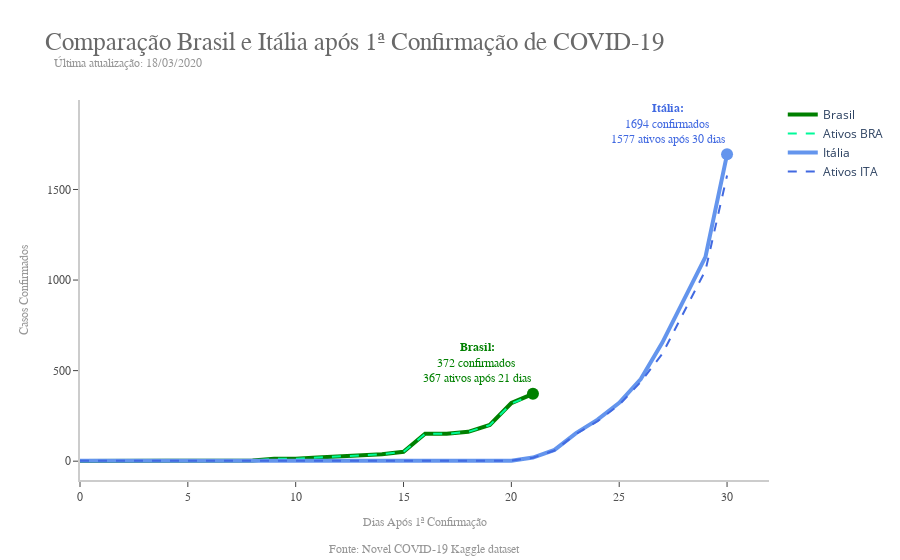

Notebook code for this chart:
### Code cell
# Filtrando dados
brazil_data = corona_min_dt.query('country_region == "Brazil"')
italy_data = corona_min_dt.query('country_region == "Italy"')
usa_data = corona_min_dt.query('country_region == "US"')

# Parâmetros para visualização
min_days = min([df['days_pos_1st_obs'].max() for df in [brazil_data, italy_data, usa_data]])
offset = 10
filter_days = min_days + offset

# Visualizando crescimento de casos confirmados após primeira obs
fig = go.Figure()

# Criando traces - Brasil
trace_brazil = go.Scatter(
    x=brazil_data['days_pos_1st_obs'],
    y=brazil_data['confirmed'],
    name='Brasil',
    line=dict(
        color='green',
        width=4
    ),
    hovertemplate =
    '<b>Casos</b>: %{y}'+
    '<br><b>Dias</b>: %{x}<br>'
)
trace_brazil2 = go.Scatter(
    x=brazil_data['days_pos_1st_obs'],
    y=brazil_data['actives'],
    name='Ativos BRA',
    line=dict(
        color='mediumspringgreen',
        width=2,
        dash='dash'
    ),
    hovertemplate =
    '<b>Casos</b>: %{y}'+
    '<br><b>Dias</b>: %{x}<br>'
)
trace_brazil3 = go.Scatter(
    x=brazil_data['days_pos_1st_obs'][-1:],
    y=brazil_data['confirmed'][-1:],
    mode='markers',
    name='Brasil',
    marker=dict(
        color='green',
        size=12
    ),
    showlegend=False,
    hovertemplate =
    '<b>Casos</b>: %{y}'+
    '<br><b>Data</b>: %{x}<br>'
)

# Criando traces - Itália
trace_italy = go.Scatter(
    x=italy_data['days_pos_1st_obs'][:filter_days],
    y=italy_data['confirmed'][:filter_days],
    name='Itália',
    line=dict(
        color='cornflowerblue',
        width=4
    ),
    hovertemplate =
    '<b>Casos</b>: %{y}'+
    '<br><b>Dias</b>: %{x}<br>'
)
trace_italy2 = go.Scatter(
    x=italy_data['days_pos_1st_obs'][:filter_days],
    y=italy_data['actives'][:filter_days],
    name='Ativos ITA',
    line=dict(
        color='royalblue',
        width=2,
        dash='dash'
    ),
    hovertemplate =
    '<b>Casos</b>: %{y}'+
    '<br><b>Dias</b>: %{x}<br>'
)
trace_italy3 = go.Scatter(
    x=italy_data['days_pos_1st_obs'][:filter_days][-1:],
    y=italy_data['confirmed'][:filter_days][-1:],
    mode='markers',
    name='Itália',
    marker=dict(
        color='cornflowerblue',
        size=12
    ),
    showlegend=False,
    hovertemplate =
    '<b>Casos</b>: %{y}'+
    '<br><b>Data</b>: %{x}<br>'
)

# Adicionando linhas
fig.add_trace(trace_brazil)
fig.add_trace(trace_brazil2)
fig.add_trace(trace_brazil3)
fig.add_trace(trace_italy)
fig.add_trace(trace_italy2)
fig.add_trace(trace_italy3)

# Formatando layout da plotagem
fig.update_layout(
    
    # Eixo x
    xaxis=dict(
        showline=True,
        showgrid=False,
        showticklabels=True,
        linecolor='rgb(204, 204, 204)',
        linewidth=2,
        ticks='outside',
        tickfont=dict(
            family='Raleway, sans-serif',
            size=12,
            color='rgb(82, 82, 82)',
        ),
    ),
    
    # Eixo y
    yaxis=dict(
        showgrid=True,
        zeroline=True,
        showline=True,
        showticklabels=True,
        linecolor='rgb(204, 204, 204)',
        linewidth=2,
        ticks='outside',
        tickfont=dict(
            family='Raleway, sans-serif',
            size=12,
            color='rgb(82, 82, 82)',
        ),
    ),
    
    
    showlegend=True,
    plot_bgcolor='white',
    
    # Título do gráfico
    title=dict(
        text='Comparação Brasil e Itália após 1ª Confirmação de COVID-19',
        font=dict(
            family='Franklin Gothic',
            size=25,
            color='dimgrey'
        )
    ),
    
    # Título do eixo y
    yaxis_title=dict(
        text='Casos Confirmados',
        font=dict(
            family='Raleway, sans-serif',
            size=12,
            color='rgb(150,150,150)'
        )
    ),
    
    # Título do eixo x
    xaxis_title=dict(
        text='Dias Após 1ª Confirmação',
        font=dict(
            family='Raleway, sans-serif',
            size=12,
            color='rgb(150,150,150)'
        )
    )
)

# Criando anotações
annotations = []
ref_data = df_corona['last_update'].max()

# Data de referência
annotations.append(
    dict(
        xref='paper', 
        yref='paper', 
        x=-0.04, 
        y=1.12,
        xanchor='left', 
        yanchor='top',
        text=f'Última atualização: {ref_data.strftime("%d/%m/%Y")}',
        font=dict(
            family='Raleway, sans-serif',
            size=12,
            color='rgb(150,150,150)'
        ),
        showarrow=False
    )
)

# Fonte dos dados
annotations.append(
    dict(
        xref='paper', 
        yref='paper', 
        x=0.5, 
        y=-0.16,
        xanchor='center', 
        yanchor='top',
        text='Fonte: <a href=https://www.kaggle.com/sudalairajkumar/novel-corona-virus-2019-dataset>' +
                                   'Novel COVID-19 Kaggle dataset</a>',
        font=dict(
            family='Raleway, sans-serif',
            size=12,
            color='rgb(150,150,150)'
        ),
        showarrow=False
    )
)

# Últimas informações sobre o Brasil
br_ult_dia = int(brazil_data['days_pos_1st_obs'][-1:].values[0])
br_ult_conf = int(brazil_data['confirmed'][-1:].values[0])
br_ult_ativ = int(brazil_data["actives"][-1:].values[0])
annotations.append(
    dict(
        xref='x', 
        yref='y', 
        x=br_ult_dia,
        y=br_ult_conf+300,
        xanchor='right', 
        yanchor='top',
        text=f'<b>Brasil:</b><br>' + 
             f'{br_ult_conf} confirmados <br>' + 
             f'{br_ult_ativ} ativos após {br_ult_dia} dias',
        font=dict(
            family='Raleway, sans-serif',
            size=12,
            color='green'
        ),
        showarrow=False
    )
)

# Últimas informações sobre o Brasil
ita_ult_dia = int(italy_data['days_pos_1st_obs'][:filter_days][-1:].values[0])
ita_ult_conf = int(italy_data['confirmed'][:filter_days][-1:].values[0])
ita_ult_ativ = int(italy_data["actives"][:filter_days][-1:].values[0])
annotations.append(
    dict(
        xref='x', 
        yref='y', 
        x=ita_ult_dia,
        y=ita_ult_conf+300,
        xanchor='right', 
        yanchor='top',
        text=f'<b>Itália:</b><br>' + 
             f'{ita_ult_conf} confirmados <br>' + 
             f'{ita_ult_ativ} ativos após {ita_ult_dia} dias',
        font=dict(
            family='Raleway, sans-serif',
            size=12,
            color='royalblue'
        ),
        showarrow=False
    )
)
 
fig.update_layout(annotations=annotations)
fig.show()

### Figure 1 — Plotly figure (JSON) as saved in the notebook; plotly's stock layout.template omitted (floating-point values rounded to 4 significant figures)
{"data": [{"hovertemplate": "<b>Casos</b>: %{y}<br><b>Dias</b>: %{x}<br>", "line": {"color": "green", "width": 4}, "name": "Brasil", "type": "scatter", "x": [0, 1, 2, 3, 4, 5, 6, 7, 8, 9, 10, 11, 12, 13, 14, 15, 16, 17, 18, 19, 20, 21], "y": [1, 1, 1, 2, 2, 2, 2, 4, 4, 13, 13, 20, 25, 31, 38, 52, 151, 151, 162, 200, 321, 372]}, {"hovertemplate": "<b>Casos</b>: %{y}<br><b>Dias</b>: %{x}<br>", "line": {"color": "mediumspringgreen", "dash": "dash", "width": 2}, "name": "Ativos BRA", "type": "scatter", "x": [0, 1, 2, 3, 4, 5, 6, 7, 8, 9, 10, 11, 12, 13, 14, 15, 16, 17, 18, 19, 20, 21], "y": [1, 1, 1, 2, 2, 2, 2, 4, 4, 13, 13, 20, 25, 31, 38, 52, 151, 151, 162, 199, 318, 367]}, {"hovertemplate": "<b>Casos</b>: %{y}<br><b>Data</b>: %{x}<br>", "marker": {"color": "green", "size": 12}, "mode": "markers", "name": "Brasil", "showlegend": false, "type": "scatter", "x": [21], "y": [372]}, {"hovertemplate": "<b>Casos</b>: %{y}<br><b>Dias</b>: %{x}<br>", "line": {"color": "cornflowerblue", "width": 4}, "name": "Itália", "type": "scatter", "x": [0, 1, 2, 3, 4, 5, 6, 7, 8, 9, 10, 11, 12, 13, 14, 15, 16, 17, 18, 19, 20, 21, 22, 23, 24, 25, 26, 27, 28, 29, 30], "y": [2, 2, 2, 2, 2, 2, 2, 3, 3, 3, 3, 3, 3, 3, 3, 3, 3, 3, 3, 3, 3, 20, 62, 155, 229, 322, 453, 655, 888, 1128, 1694]}, {"hovertemplate": "<b>Casos</b>: %{y}<br><b>Dias</b>: %{x}<br>", "line": {"color": "royalblue", "dash": "dash", "width": 2}, "name": "Ativos ITA", "type": "scatter", "x": [0, 1, 2, 3, 4, 5, 6, 7, 8, 9, 10, 11, 12, 13, 14, 15, 16, 17, 18, 19, 20, 21, 22, 23, 24, 25, 26, 27, 28, 29, 30], "y": [2, 2, 2, 2, 2, 2, 2, 3, 3, 3, 3, 3, 3, 3, 3, 3, 3, 3, 3, 3, 3, 19, 59, 150, 221, 311, 438, 593, 821, 1053, 1577]}, {"hovertemplate": "<b>Casos</b>: %{y}<br><b>Data</b>: %{x}<br>", "marker": {"color": "cornflowerblue", "size": 12}, "mode": "markers", "name": "Itália", "showlegend": false, "type": "scatter", "x": [30], "y": [1694]}], "layout": {"annotations": [{"font": {"color": "rgb(150,150,150)", "family": "Raleway, sans-serif", "size": 12}, "showarrow": false, "text": "Última atualização: 18/03/2020", "x": -0.04, "xanchor": "left", "xref": "paper", "y": 1.12, "yanchor": "top", "yref": "paper"}, {"font": {"color": "rgb(150,150,150)", "family": "Raleway, sans-serif", "size": 12}, "showarrow": false, "text": "Fonte: <a href=https://www.kaggle.com/sudalairajkumar/novel-corona-virus-2019-dataset>Novel COVID-19 Kaggle dataset</a>", "x": 0.5, "xanchor": "center", "xref": "paper", "y": -0.16, "yanchor": "top", "yref": "paper"}, {"font": {"color": "green", "family": "Raleway, sans-serif", "size": 12}, "showarrow": false, "text": "<b>Brasil:</b><br>372 confirmados <br>367 ativos após 21 dias", "x": 21, "xanchor": "right", "xref": "x", "y": 672, "yanchor": "top", "yref": "y"}, {"font": {"color": "royalblue", "family": "Raleway, sans-serif", "size": 12}, "showarrow": false, "text": "<b>Itália:</b><br>1694 confirmados <br>1577 ativos após 30 dias", "x": 30, "xanchor": "right", "xref": "x", "y": 1994, "yanchor": "top", "yref": "y"}], "plot_bgcolor": "white", "showlegend": true, "title": {"font": {"color": "dimgrey", "family": "Franklin Gothic", "size": 25}, "text": "Comparação Brasil e Itália após 1ª Confirmação de COVID-19"}, "xaxis": {"linecolor": "rgb(204, 204, 204)", "linewidth": 2, "showgrid": false, "showline": true, "showticklabels": true, "tickfont": {"color": "rgb(82, 82, 82)", "family": "Raleway, sans-serif", "size": 12}, "ticks": "outside", "title": {"font": {"color": "rgb(150,150,150)", "family": "Raleway, sans-serif", "size": 12}, "text": "Dias Após 1ª Confirmação"}}, "yaxis": {"linecolor": "rgb(204, 204, 204)", "linewidth": 2, "showgrid": true, "showline": true, "showticklabels": true, "tickfont": {"color": "rgb(82, 82, 82)", "family": "Raleway, sans-serif", "size": 12}, "ticks": "outside", "title": {"font": {"color": "rgb(150,150,150)", "family": "Raleway, sans-serif", "size": 12}, "text": "Casos Confirmados"}, "zeroline": true}}}
